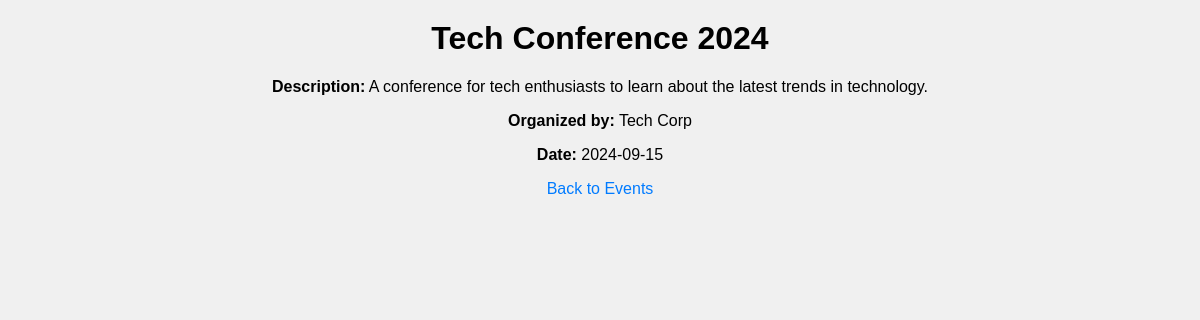
Screenshot of /event/1 with the database file from the repository.
### tables this page shows
CREATE TABLE events
                 (id INTEGER PRIMARY KEY AUTOINCREMENT, 
                  title TEXT NOT NULL, 
                  description TEXT NOT NULL,
                  organizer TEXT NOT NULL, 
                  date TEXT NOT NULL);

### app.py (the view)
@app.route('/event/<int:event_id>')
def event_detail(event_id):
    conn = sqlite3.connect('database/events.db')
    c = conn.cursor()
    c.execute("SELECT * FROM events WHERE id=?", (event_id,))
    event = c.fetchone()
    conn.close()
    if event:
        return render_template('event.html', event=event)
    else:
        flash('Event not found.')
        return redirect(url_for('index'))

### templates/event.html (shortened to what this page needs)
<!DOCTYPE html>
<html lang="en">
  <head>
    <link
      rel="stylesheet"
      href="{{ url_for('static', filename='style.css') }}"
    />
  </head>
  <body>
    <h1>{{ event[1] }}</h1>
    <p><strong>Description:</strong> {{ event[2] }}</p>
    <p><strong>Organized by:</strong> {{ event[3] }}</p>
    <p><strong>Date:</strong> {{ event[4] }}</p>
    <a href="{{ url_for('index') }}">Back to Events</a>
  </body>
</html>

### static/style.css (style rules this page uses)
body { font-family: Arial, sans-serif; background-color: #f0f0f0; margin: 0; padding: 0; text-align: center; }
h1 { margin-top: 20px; }
a { margin-top: 20px; color: #007bff; text-decoration: none; }

### rows the page displays
events: title "Tech Conference 2024", description "A conference for tech enthusiasts to learn about the latest trends in technology.", organizer "Tech Corp", date "2024-09-15"
